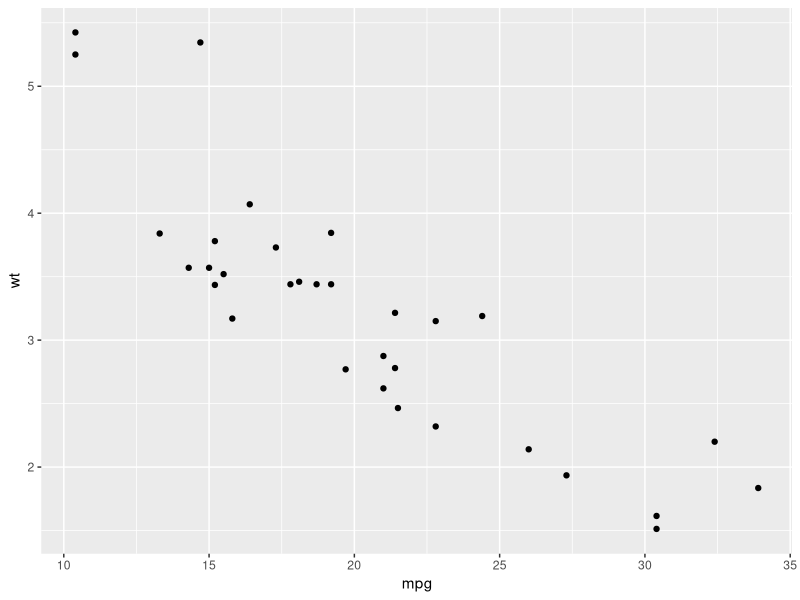
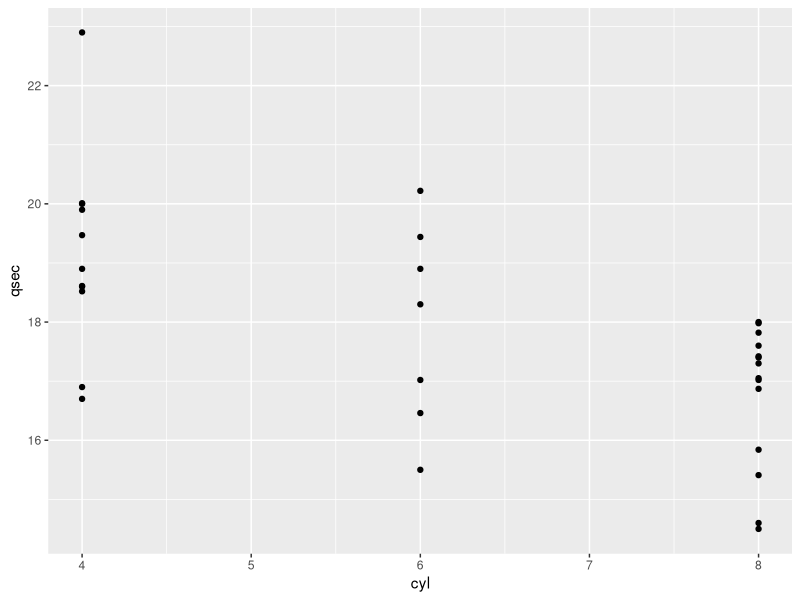
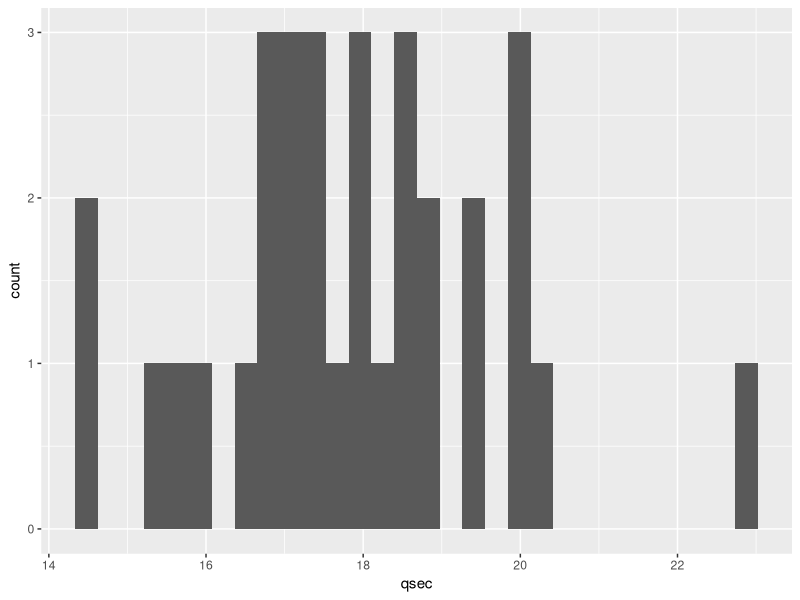
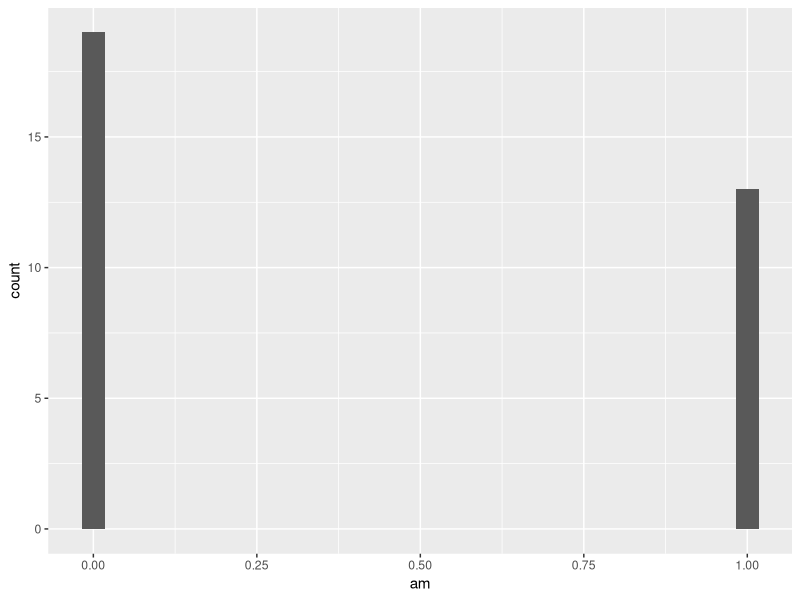
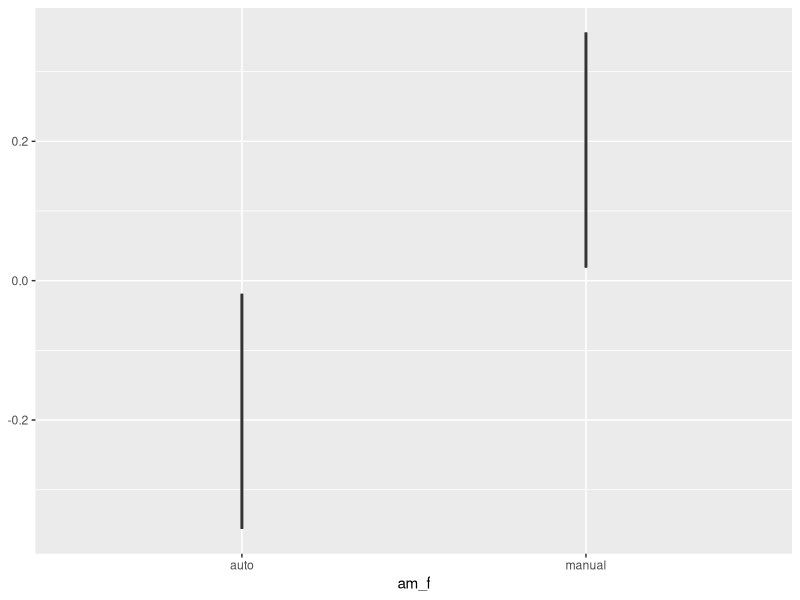

Write the R code that produced these figures, in order.
## ---- chunk 1
0.1 + 0.1 + 0.1 - 0.3
0.3 - 0.1 - 0.1 - 0.1 # a variation

# run this if you want to avoid scientific notation
options(scipen = 999)
## ---- chunk 2
# install.packages("tidyverse")
library(tidyverse)
## ---- chunk 3
mtcars[mtcars$cyl == 6 & mtcars$mpg > 20, c("mpg", "hp")]
## ---- chunk 4
mtcars %>%
  filter(cyl == 6, mpg > 20) |> # reminder that %>% is the same thing
  select(mpg, hp)
## ---- chunk 5
#| label: load data

data(mtcars) # reads in the data & adds it to your environment as a dataframe
mtcars

mtcars <- mtcars |>
  rownames_to_column("model_name")

view(mtcars)
summary(mtcars)
?mtcars #opens help info
head(mtcars)
tail(mtcars)
## ---- chunk 6

mean(mtcars) #wrong
mean(mpg) #wrong

mean(mtcars$mpg) #dollar sign lets you select a column in a dataframe
## ---- chunk 7

mean(mtcars$cyl)
## ---- chunk 8

median(mtcars$disp)
## ---- chunk 9
# this is a scatterplot of mpg by wt

ggplot(data = mtcars, aes(x = mpg, y = wt)) +
  geom_point()

## ---- chunk 10

?mtcars

#Scatter Plot
ggplot(data = mtcars, aes(x = cyl, y = qsec)) +
  geom_point()

## ---- chunk 11
#Histogram
ggplot(data = mtcars, aes(x = qsec)) +
  geom_histogram()


#convert am to factor by creating new am_f variable
mtcars <- mtcars |> 
  mutate(am_f = factor(am, labels = c("auto", "manual")))

class(mtcars$am_f)

ggplot(data = mtcars, aes(x = am)) +
  geom_histogram()

ggplot(data = mtcars, aes(x = am_f)) +
  geom_boxplot()
